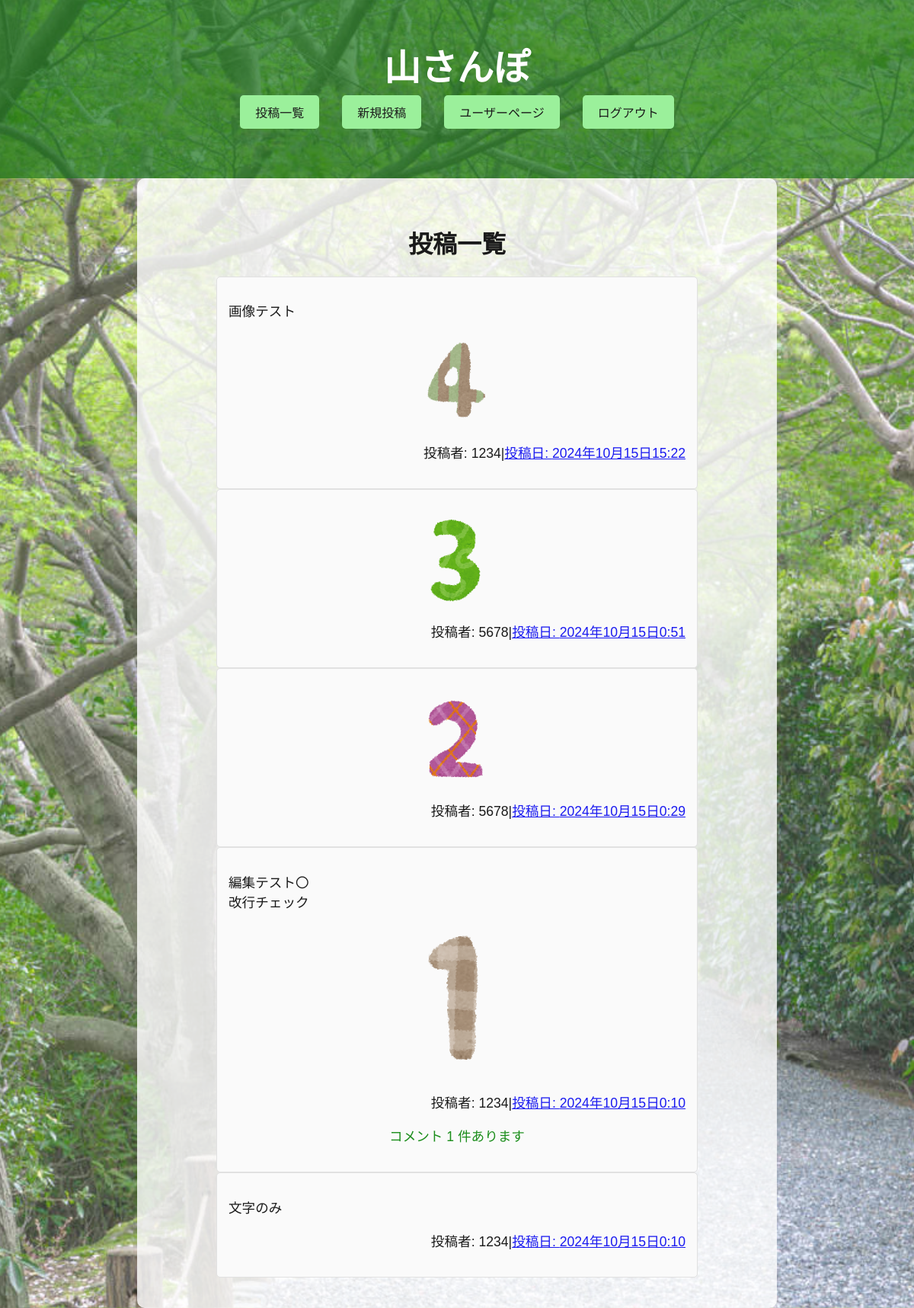
Screenshot of /posts/ (signed in) with the database file from the repository.
### posts/models.py (models this page shows, shortened)
class Post(models.Model):
    user = models.ForeignKey(User, on_delete=models.CASCADE)
    picture = models.ImageField(upload_to='images/', blank=True, null=True)
    contents = models.TextField(blank=True, null=True)
    created_at = models.DateTimeField(auto_now_add=True)
    updated_at = models.DateTimeField(auto_now=True)
    is_active = models.BooleanField(default=True)

### posts/views.py (the view)
# urls.py: path('posts/', views.post_list, name='post_list'),  # 投稿一覧
@login_required
def post_list(request):
    posts = Post.objects.all().order_by('-created_at')
    return render(request, 'post_list.html', {'posts': posts})

### posts/templates/post_list.html
{% extends 'base.html' %}
{% block content %}
<div class="centered-container">
    <h1>投稿一覧</h1>
    {% for post in posts %}
        <div class="post">
            <p style="text-align: left;">{{ post.contents|linebreaksbr }}</p>
            {% if post.picture %}
                <img src="{{ post.picture.url }}" alt="投稿画像" style="max-width: 100%; height: auto;">
            {% endif %}
                <p style="text-align: right;">投稿者: {{ post.user.username }}|<a href="{% url 'post_detail' post.id %}">投稿日: {{ post.created_at }}</a></p>
            {% if post.comments.count > 0 %}
                <p style="color: green;">コメント {{ post.comments.count }} 件あります</p>
            {% endif %}
        </div>
    {% empty %}
        <p>投稿がありません。</p>
    {% endfor %}
</div>
{% endblock %}

### posts/templates/base.html (shortened to what this page needs)
<!DOCTYPE html>
<html lang="ja">
<head>
    <link rel="stylesheet" href="/static/css/style.css">
</head>
<body>
<header>
    <h1>山さんぽ</h1>
    <nav>
        <ul>
            {% if user.is_authenticated %}
                <li><a href="{% url 'post_list' %}">投稿一覧</a></li>
                <li><a href="{% url 'create_post' %}">新規投稿</a></li>
                <li><a href="{% url 'user_page' %}">ユーザーページ</a></li>
                <li><a href="{% url 'logout' %}">ログアウト</a></li>
            {% else %}
                <li><a href="{% url 'home' %}">ホーム</a></li>
                <li><a href="{% url 'login' %}">ログイン</a></li>
                <li><a href="{% url 'register' %}">新規登録</a></li>
            {% endif %}
        </ul>
    </nav>
</header>
<main class="container">
    {% block content %}
    {% endblock %}
</main>
</body>
</html>

### static/css/style.css (style rules this page uses)
body { font-family: Arial, sans-serif; margin: 0; padding: 0; background-color: hsl(208, 59%, 81%); background-image: url('/static/images/nature-background.jpg'); background-size: cover; background-position: center; }
body::after { content: ''; position: absolute; top: 0; left: 0; right: 0; bottom: 0; background-color: rgba(255, 255, 255, 0.1); pointer-events: none; }
.container { max-width: 800px; margin: 0 auto; padding: 20px; text-align: center; background-color: rgba(255, 255, 255, 0.8); border-radius: 10px; }
.centered-container { max-width: 800px; margin: 0 auto; padding: 20px; text-align: center; }
nav a { text-decoration: none; color: #006400; background-color: #90ee90; padding: 10px 20px; border-radius: 5px; margin: 5px; display: inline-block; }
header { text-align: center; padding: 50px; background-color: rgba(0, 100, 0, 0.7); color: white; }
header h1 { font-size: 3em; margin: 0; }
.post { width: 100%; max-width: 600px; margin: 10px 0; border: 1px solid #ddd; padding: 15px; border-radius: 5px; background-color: #f9f9f9; }
.post p { font-size: 1.1em; line-height: 1.5em; }
.post img { max-width: 100%; height: auto; border-radius: 5px; }
nav ul { list-style-type: none; padding: 0; margin: 0; display: flex; justify-content: center; }
ul { list-style-type: none; padding-left: 0; }
ul li { margin-bottom: 10px; }
nav ul li { margin-right: 20px; }
nav ul li:last-child { margin-right: 0; }
nav ul li a { text-decoration: none; color: #000; }
img { max-width: 100%; height: auto; border-radius: 5px; }
.post, form { margin: 0 auto; max-width: 600px; }

### rows the page displays
Post: contents "画像テスト", picture (picture), user.username "1234", created_at "2024年10月15日15:22"
Post: picture (picture), user.username "5678", created_at "2024年10月15日0:51"
Post: picture (picture), user.username "5678", created_at "2024年10月15日0:29"
Post: contents "編集テスト〇 改行チェック", picture (picture), user.username "1234", created_at "2024年10月15日0:10", comments.count "1"
Post: contents "文字のみ", user.username "1234", created_at "2024年10月15日0:10"
